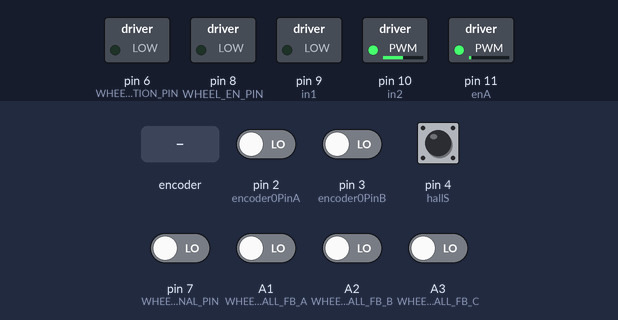
A sketch run on a simulated Arduino Uno, built with avr-gcc and run on an emulated ATmega328P. Shown: switched loads named in the sketch (green lamp = pin HIGH). The inputs (shaded band) are chosen by the test bench; at power-on: pin 4 (hallS) HIGH, A1 (WHEEL_HALL_FB_A), A2 (WHEEL_HALL_FB_B), A3 (WHEEL_HALL_FB_C), pin 2 (encoder0PinA), pin 3 (encoder0PinB), pin 7 (WHEEL_SIGNAL_PIN) LOW. What the sketch prints to the serial monitor is not drawn.

Above: at 1.2 s.
1.3 s: rotary encoder on pin 2 (encoder0PinA) / pin 3 (encoder0PinB) turned 1 step (first pin leading)
4.5 s: pin 4 (hallS) pulled LOW for 0.15 s
At 5.7 s:
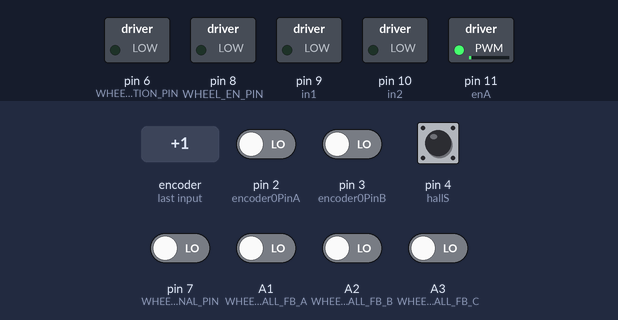
6.1 s: rotary encoder on pin 2 (encoder0PinA) / pin 3 (encoder0PinB) turned 2 steps (second pin leading)
At 7.5 s:
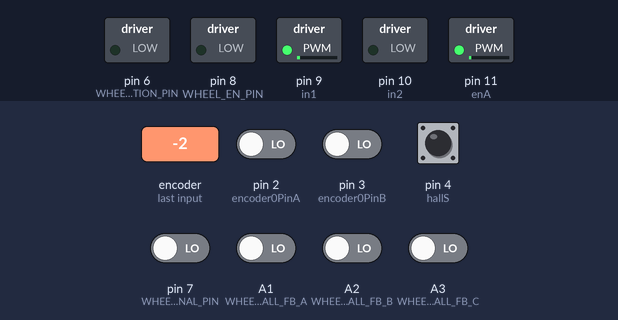
Timing chart, 0 to 9.4 s (numbered marks = the images above; inputs shaded):
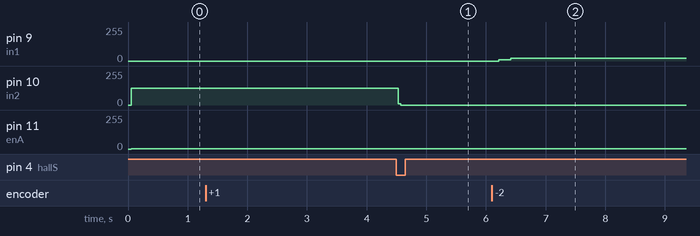

Measured:
- after the input at 4.5 s, pin 10 (in2): 127/255 → 0/255 at once
- after the input at 6.1 s, pin 9 (in1): 0/255 → 9/255 after 0.11 s, → 19/255 0.20 s later, → 20/255 1.4 s later

The sketch:

stupid-robot-module.ino
```cpp
/*
   This file structure is an attampt to modularize what are becoming uncomfortably lengthy piles of code.
   https://forum.arduino.cc/t/how-to-properly-include-functions-written-on-other-sketch-tabs/565672/4#msg4005111

*/
#include "safety.h"
#include "comms.h"
#include "bigServo.h"
#include "wheel.h"

void setup() {
  startSafety();
  startComms();
  startServo();
  startWheel();
  doServoHoming();
}

void loop() {
  checkComms();
  if (!error) {
    doWheelControl(); // Modes: 0: basic, 1:velocity, 2:position
    doServoControl();
  }
}

/*

   Simple Processing sketch to control module

  import processing.serial.*;
  Serial myPort;

  byte[] inBuffer = new byte[3];
  int[] myString;

  boolean error = false;


  boolean contServo = false;
  boolean contWheel = false;

  int servoAngle = 0; // 0-255
  int wheelSpeed  = 0;

  void setup() {
  frameRate(30);
  size(500, 500);
  background(51);
  printArray(Serial.list());

  myPort = new Serial(this, Serial.list()[1], 115200);
  myPort.clear();
  sendCommand(false, 0, 0);
  }

  void draw() {
  background(51);
  while (myPort.available() > 0) {
    inBuffer = myPort.readBytes();
    myPort.readBytes(inBuffer);
    if (inBuffer != null) {
      myString = int(inBuffer);
      println(myString);
    }
  }
  stroke(255);
  // Draw neutral Line
  line(0, height/2, width, height/2);
  // Display enabled status
  if (error) {
    text("Motors Enabled", 20, height - 20);
  } else {
    text("Motors Disabled", 20, height - 20);
  }
  //if (contTool) {
  //  text("Tool Control Enabled", 20, height - 40);
  //} else {
  //  text("Tool Control Disabled", 20, height - 40);
  //}
  //if (contSteer) {
  //  text("Steering Control Enabled", 20, height - 60);
  //} else {
  //  text("Steering Control Disabled", 20, height - 60);
  //}
  //// Display tool height
  //text("Tool Height " + floor(map(tool_height, 0, 255, 0, 100)) + "%", 200, height - 20);
  //// Display steering Status

  //text("Steer " + steer, 300, height - 20);

  //if (!contTool) {
  //  tool_height = last_tool_height;
  //}
  //if(!contSteer){
  //  steer = 127;
  //}


  sendCommand(error, servoAngle, wheelSpeed);
  }

  void mousePressed() {
  wheelSpeed = abs(int(map(mouseY, 0, height, 0, 255)));
  servoAngle = abs(int(map(mouseX, 0, width, 0, 255)));
  }

  void sendCommand(boolean error_in, int servo_angle_in, int wheel_speed_in) {
  myPort.write(byte(error_in));
  myPort.write(byte(servo_angle_in));
  myPort.write(byte(wheel_speed_in));
  }

  void keyPressed() {
  // 'e' = toggle enable
  if (key == 'e' || key == 'E') {
    error =! error;
  }
  }
*/
```

bigServo.cpp
```cpp
#include "config.h"
#include "bigServo.h"
#include "Arduino.h"
#include "PinChangeInterrupt.h"
#include "ucontrol.h"

#include "PID_v1.h"
#include "avr/interrupt.h"

bool debugServo = false;
int desiredAngle = 0;

int rotDirection = 0;
int pressed = false;

double encoder0Pos = 0;
unsigned int tmp_Pos = 1;

// Variable for pulses per rotation of incremental encoder
int steps = ENCODER_NUM_LINES;
// Variable for encoder pulley:shaft pulley ratio. eg. 40:16 = 2.5
float ratio = ENCODER_PULLEY_RATIO;
// calculate encoder steps for one shaft rotation
float shaftSteps = steps * ratio;
float resolution = 360 / shaftSteps;

int currentPoint = 0;
boolean A_set;
boolean B_set;

bool homed = false;
int homeStatus = 0;
bool magnetFound = false;
bool magnetSize = 0;
bool detected = false;
int magnetMax = 0;
int magnetMin = 0;

//PID STUFF

//Define Variables we'll be connecting to
double serSetpoint, serInput, serOutput, serOutputA;

//Specify the links and initial tuning parameters
double sKp = SERVO_P, sKi = SERVO_I, sKd = SERVO_D;
PID motorPID(&serInput, &serOutput, &serSetpoint, sKp, sKi, sKd, DIRECT);

unsigned long currentMillis;
long previousMillis = 0;    // set up timers
long interval = 40;        // time constant for timers

// Interrupt on A changing state
void doEncoderA() {
  // Low to High transition?
  if (digitalRead(encoder0PinA) == HIGH) {
    A_set = true;
    if (!B_set) {
      encoder0Pos++;
    }
  }
  // High-to-low transition?
  if (digitalRead(encoder0PinA) == LOW) {
    A_set = false;
  }
}


// Interrupt on B changing state
void doEncoderB() {
  // Low-to-high transition?
  if (digitalRead(encoder0PinB) == HIGH) {
    B_set = true;
    if (!A_set) {
      encoder0Pos--;
    }
  }
  // High-to-low transition?
  if (digitalRead(encoder0PinB) == LOW) {
    B_set = false;
  }
}

void doHall() {
  // Read the hall sensor. its pin is pulled up, so true is low.
  // detection of magnet
  if (digitalRead(hallS) == LOW) {
    detected = true;
  }
  if (digitalRead(hallS) == HIGH) {
    detected = false;
  }
}

void startServo() {

  setServoPWM();

  pinMode(enA, OUTPUT);
  pinMode(in1, OUTPUT);
  pinMode(in2, OUTPUT);
  pinMode(hallS, INPUT_PULLUP);
  pinMode(potPin, INPUT);
  pinMode(buttonPin, INPUT_PULLUP);
  // Set initial rotation direction
  digitalWrite(in1, LOW);
  digitalWrite(in2, HIGH);

  pinMode(encoder0PinA, INPUT);
  pinMode(encoder0PinB, INPUT);

  // encoder pin on interrupt 0 (pin 2)
  attachInterrupt(0, doEncoderA, CHANGE);
  // encoder pin on interrupt 1 (pin 3)
  attachInterrupt(1, doEncoderB, CHANGE);

  attachPCINT(digitalPinToPCINT(hallS), doHall, CHANGE);

  int deadZone = 10;

  //turn the PID on
  motorPID.SetMode(AUTOMATIC);
  motorPID.SetOutputLimits(-255, 255);
  motorPID.SetSampleTime(20);

  Serial.begin(BAUDRATE);
  if (debugServo) {
    Serial.print("Calculated Steps per rotation: "); Serial.println(shaftSteps);
    Serial.print("Calculated angular resolution: "); Serial.print(resolution); Serial.println(" degs per encoder tick");
  }
}

void goClock(int s) {
  analogWrite(in1, 0);
  analogWrite(in2, s);
}

void goAntiClock(int s) {
  analogWrite(in1, s);
  analogWrite(in2, 0);
}

bool seekedClock = false;

void doServoHoming() {
  if (!homed && !detected) {
    if (encoder0Pos > (shaftSteps * 0.2)) {
      seekedClock = true;
    }
    if (!seekedClock) {
      goClock(127);
    } else if (seekedClock) {
      goAntiClock(127);
    }
    homeStatus = 1;
  }
  if (homeStatus == 1 && detected) {
    encoder0Pos = SERVO_HOME_OFFSET;
    homed = true;
  }
}

float stepsToAngle(int steps) {
  return float(steps * resolution);
}

float angleToSteps(float angle) {
  return (angle / resolution);
}

float currentAngle() {
  return stepsToAngle(encoder0Pos);
}

void gotoPosition(int p) {
  serSetpoint = p;
}

void gotoAngle(int a) {
  serSetpoint = angleToSteps(a);
}

void doServoControl() {
  if (!homed) {
    doServoHoming();
  }
  currentMillis = millis();
  if (currentMillis - previousMillis >= interval) {  //start timed event
    previousMillis = currentMillis;

    motorPID.Compute();

//    Setpoint = map(analogRead(A0), 0, 1024, 0, 255); // only here for testing
//    Input = map(encoder0Pos, 0, shaftSteps, 0, 255);

    serSetpoint = angleToSteps(map(desiredAngle, 0, 255, 0, 360));

    serInput = encoder0Pos;

    if (serOutput > 0) {
      analogWrite(in1, serOutput);
      analogWrite(in2, 0);
    }
    else if (serOutput < 0) {
      serOutputA = abs(serOutput);
      analogWrite(in1, 0);
      analogWrite(in2, serOutputA);
    }

    // Run the motor by enabling the driver with a PWM signal
    //    analogWrite(enA, Output); // Send PWM signal to L298N Enable pin
    analogWrite(enA, HIGH);
  }
}
```

bigServo.h
```cpp
#ifndef BIGSERVO_H
#define BIGSERVO_H
#include <Arduino.h>

extern int desiredAngle;

void startServo();
void goClock(int s);
void goAntiClock(int s);
void doServoHoming();
float stepsToAngle(int steps);
float angleToSteps(float angle);
void gotoPosition(int p);
void gotoAngle(int a);
void doServoControl();
void doEncoderA();
void doEncoderB();

#endif
```

comms.cpp
```cpp
#include "config.h"
#include "safety.h"
#include "bigServo.h"
#include "wheel.h"
#include "Arduino.h" // So we can use serialEvent()

// Setup serial communication bytes
// length of data packet. Just the number of bytes for now
const int messageLength = MESSAGELENGTH;
const int baudRate = BAUDRATE;
// Array for the received message
int received[messageLength];
// Flag to signal when a message has been received
bool commandReceived = false;

//// have a timer for events?
//// If we lose connection, we should do something?
//unsigned long lastMillis;
//unsigned long currentMillis;
//const unsigned long period = 250;  //the value is a number of milliseconds, ie 2s

void startComms() {
  // Start serial comms
  Serial.begin(BAUDRATE);
  // Give it a chance to settle. using delay() might give you grief if porting to a different ucontroller
  delay(50);
  Serial.println(0);
}

// Function to split up the received serial command and set the appropriate variables
void processSerialCommand() {
  // Do something with the received message here

  error = bool(received[0]);
  desiredAngle = int(received[1]);
  wheelSetpoint = int(received[2]);
  wheelDirection = bool(received[3]);
  wheelMode = int(received[4]);


  // Chirp the message back just because.
  for (int i = 0; i < messageLength; i++) {
    Serial.write(received[i]);
  }
  // Allow a new message
  commandReceived = false;
}

void checkComms() {
  if (commandReceived == true)   {                  // This code is executed in non interupt time only when a new command has been recieved
    // A new command has been recieved when a \n or \r character is recieved.
    processSerialCommand();                        // Process the command
  }
}

//// function to check the time since the last serial command
//void checkConnection() {
//  currentMillis = millis();
//  if (currentMillis - lastMillis >= period) {
//    enable = false;
//    error = true;
//  }
//}

// When new characters are received, the serialEvent interrupt triggers this function
void serialEvent()   {
  // Read the Serial Buffer
  for (int i = 0; i < messageLength; i++) {
    received[i] = Serial.read();
    delay(1);
  }
  // Change the flag because a command has been received
  commandReceived = true;
  // Record the time
  //lastMillis = millis();
}
```

comms.h
```cpp
#ifndef COMMS_H
#define COMMS_H
#include <Arduino.h>
#include "safety.h"

void startComms();
void checkComms();
void serialEvent();
void processSerialCommand();

#endif
```

safety.cpp
```cpp
#include "arduino.h"
#include "config.h"
#include "safety.h"

bool error = false;
//bool connectionEstablished = false;

void startSafety(){
  pinMode(errorPin, INPUT_PULLUP);
}

void errorCheck(){
  if (digitalRead(errorPin) == HIGH){
    error == true;
    //motorsEnabled = false;
  }
  else{
    error == false;
  }
}
```

safety.h
```cpp
#ifndef SAFETY_H
#define SAFETY_H
#include <Arduino.h>

extern bool error;

void startSafety();
void errorCheck();

#endif
```

ucontrol.cpp
```cpp
#include "arduino.h"

void setServoPWM(){
  //After initial testing, you can hear the PWM frequency. Lets adjust the timers to make it only audible to wildlife :(
  // https://www.lsu.edu/deafness/HearingRange.html
  // https://www.etechnophiles.com/change-frequency-pwm-pins-arduino-uno/
  //  Code for Available PWM frequency for D9 & D10:
  TCCR1B = TCCR1B & B11111000 | B00000001; // set timer 1 divisor to 1 for PWM frequency of 31372.55 Hz
  //TCCR1B = TCCR1B & B11111000 | B00000010; // for PWM frequency of 3921.16 Hz
  //TCCR1B = TCCR1B & B11111000 | B00000011; // for PWM frequency of 490.20 Hz (The DEFAULT)
  //TCCR1B = TCCR1B & B11111000 | B00000100; // for PWM frequency of 122.55 Hz
  //TCCR1B = TCCR1B & B11111000 | B00000101; // for PWM frequency of 30.64 Hz
}

void setPCRvectors(){
    // Oh no, we've run out of External interrupts on the arduino nano.
    // We need an extra one for the hall sensor, so the steering servo can home.
    // We still have pin change interrupts though! Just have to learn how to use them first.
    // https://thewanderingengineer.com/2014/08/11/arduino-pin-change-interrupts/

    //Turn on pin change interrupts on port D
    //PCICR |= 0b00000001;    // turn on port b
    //PCICR |= 0b00000010;    // turn on port c
    ///PCICR |= 0b00000100;    // turn on port d
    //PCICR |= 0b00000111;    // turn on all ports
    // Choose Which pins to Interrupt
    //PCMSK0 |= 0b00000001;    // turn on pin PB0, which is PCINT0, physical pin 14
    //PCMSK1 |= 0b00010000;    // turn on pin PC4, which is PCINT12, physical pin 27
    ///PCMSK2 |= 0b0001000;    // turn on pin PCINT20. Physical pin D4 on nano.
    // See other functions for the interrupt handling
}
```

ucontrol.h
```cpp
#ifndef UCONTROL_H
#define UCONTROL_H
#include "arduino.h"

void setServoPWM();
void setPCRvectors();

#endif
```

wheel.h
```cpp
#ifndef WHEEL_H
#define WHEEL_H
#include <Arduino.h>

extern int wheelSetpoint;
extern int wheelDirection;
extern int wheelMode;

void startWheel();
void doWheelControl();
void doBasicControl();
void doVelocityControl();
void doPositionControl();
void wheelStop();
void wheelMove(int s_new, bool dir_new);
void calculateRealSpeed();
void displayMotorSignals();
void displayWheelSpeeds();
void displayWheelPositions();
void odom();
void doA();
void doB();
void doC();

#endif
```

config.h
```cpp
#ifndef CONFIG_H
#define CONFIG_H
#include <Arduino.h>

#define errorPin 12
// Communication
#define MESSAGELENGTH 5
#define BAUDRATE 115200

// Big Servo
#define enA 11          //Enable pin to motor driver
#define in1 9           //L298N in 1
#define in2 10          //L298N in 2
#define hallS 4         // Inverted Hall Sensor Input
#define potPin A0       // Analog input for adjustment
#define buttonPin 11    // Button Pin

#define ENCODER_NUM_LINES 1000
#define ENCODER_PULLEY_RATIO 2.5
#define encoder0PinA 2  // Encoder 0 pin A
#define encoder0PinB 3  // Encoder 0 pin B

#define SERVO_HOME_OFFSET 0;

// Servo PID Gains
#define SERVO_P 10
#define SERVO_I 0.1
#define SERVO_D 0


// Wheel

#define WHEEL_DIA_MM 165

#define WHEEL_EN_PIN 8
#define WHEEL_SIGNAL_PIN 7
#define WHEEL_DIRECTION_PIN 6
#define WHEEL_SPEED_PIN 5

// Motor Driver deadzon (+/-)
#define WHEEL_SPEED_THRESHOLD 15
// Wheel Velocity PID Gains
#define WHEEL_VEL_P 3
#define WHEEL_VEL_I 0.1
#define WHEEL_VEL_D 0

// Wheel Position PID Gains
#define WHEEL_POS_P 1
#define WHEEL_POS_I 0
#define WHEEL_POS_D 0

// Wheel Hall Sensor Pins
#define WHEEL_HALL_FB_A A1
#define WHEEL_HALL_FB_B A2
#define WHEEL_HALL_FB_C A3

#define WHEEL_NUM_POLES 45

#endif
```

Source omitted: wheel.cpp (8275 bytes)
